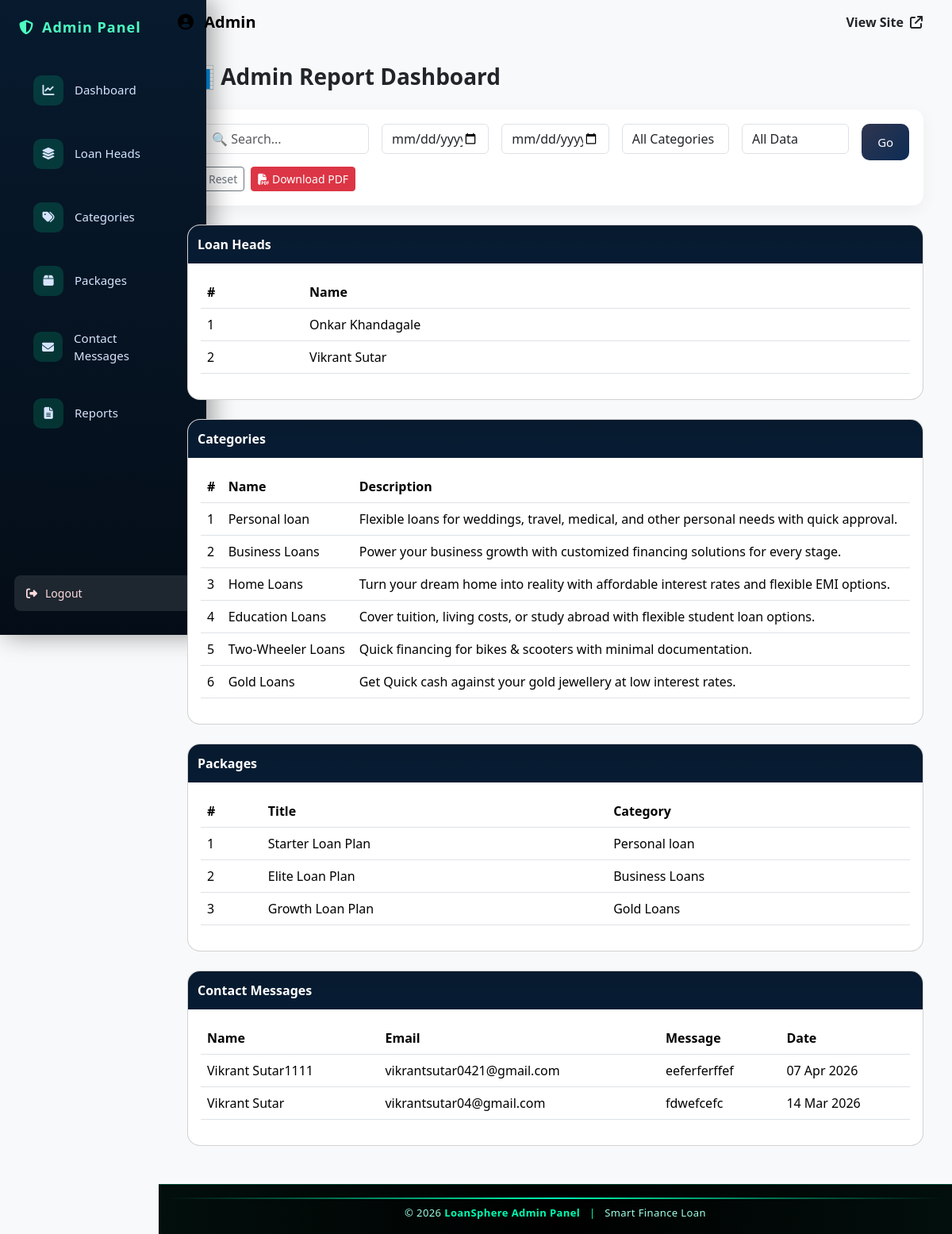
Screenshot of /admin-panel/report/ with the database file from the repository.
### admin_panel/models.py (models this page shows, shortened)
class LoanHead(models.Model):
    name = models.CharField(max_length=150)
    email = models.EmailField(unique=True, null=True, blank=True)
    phone = models.CharField(max_length=15)
    password = models.CharField(max_length=100)
    created_at = models.DateTimeField(auto_now_add=True)

class LoanCategory(models.Model):
    loan_head = models.ForeignKey(
    LoanHead,
    on_delete=models.CASCADE,
    related_name="categories",
    null=True,
    blank=True
)
    name = models.CharField(max_length=150)
    description = models.TextField(blank=True)
    created_at = models.DateTimeField(auto_now_add=True)

class LoanPackage(models.Model):
    category = models.ForeignKey(
        LoanCategory,
        on_delete=models.CASCADE,
        related_name="packages"
    )
    title = models.CharField(max_length=200)
    interest_rate = models.DecimalField(max_digits=5, decimal_places=2)
    min_amount = models.PositiveIntegerField()
    max_amount = models.PositiveIntegerField()
    tenure_years = models.PositiveIntegerField()
    features = models.TextField(help_text="Comma separated values")
    is_active = models.BooleanField(default=True)
    created_at = models.DateTimeField(auto_now_add=True)

### smart_finance/models.py (models this page shows)
class ContactMessage(models.Model):
    name = models.CharField(max_length=150)
    email = models.EmailField()
    phone = models.CharField(max_length=15)
    subject = models.CharField(max_length=200)
    message = models.TextField()
    created_at = models.DateTimeField(auto_now_add=True)

### admin_panel/views.py (the view)
# urls.py: path('report/', views.admin_report, name='admin_report'),
def admin_report(request):
    search = request.GET.get("search")
    start_date = request.GET.get("start_date")
    end_date = request.GET.get("end_date")
    category_id = request.GET.get("category")
    data_type = request.GET.get("type")  # NEW
    heads = LoanHead.objects.all()
    if search:
        heads = heads.filter(name__icontains=search)
    if start_date:
        heads = heads.filter(created_at__date__gte=start_date)
    if end_date:
        heads = heads.filter(created_at__date__lte=end_date)
    categories = LoanCategory.objects.all()
    if search:
        categories = categories.filter(name__icontains=search)
    packages = LoanPackage.objects.select_related("category").all()
    if search:
        packages = packages.filter(title__icontains=search)
    if category_id:
        packages = packages.filter(category_id=category_id)
    contacts = ContactMessage.objects.all().order_by("-created_at")
    if start_date:
        contacts = contacts.filter(created_at__date__gte=start_date)
    if end_date:
        contacts = contacts.filter(created_at__date__lte=end_date)
    return render(request, "admin_panel/admin_report.html", {
        "heads": heads,
        "categories": categories,
        "packages": packages,
        "contacts": contacts,
        "all_categories": LoanCategory.objects.all(),
        "data_type": data_type
    })

### admin_panel/templates/admin_panel/admin_report.html (shortened to what this page needs)
{% extends "admin_panel/base_admin.html" %}
{% block content %}
<div class="container-fluid fade-in">
    <h3 class="fw-bold mb-4">📊 Admin Report Dashboard</h3>
    <div class="filter-box mb-4">
        <form method="GET" class="row g-3">
            <div class="col-md-3">
                <input type="text" name="search" class="form-control"
                       placeholder="🔍 Search..." value="{{ request.GET.search }}">
            </div>
            <div class="col-md-2">
                <input type="date" name="start_date" class="form-control"
                       value="{{ request.GET.start_date }}">
            </div>
            <div class="col-md-2">
                <input type="date" name="end_date" class="form-control"
                       value="{{ request.GET.end_date }}">
            </div>
            <div class="col-md-2">
                <select name="category" class="form-control">
                    <option value="">All Categories</option>
                </select>
            </div>
            <div class="col-md-2">
                <select name="type" class="form-control">
                    <option value="">All Data</option>
                </select>
            </div>
            <div class="col-md-1 d-grid">
                <button class="btn btn-primary btn-modern">Go</button>
            </div>
        </form>
        <div class="mt-2 d-flex gap-2">
    <a href="{% url 'admin_panel:admin_report' %}"
       class="btn btn-outline-secondary btn-sm">
        Reset
    </a>
    <a href="{% url 'admin_panel:admin_report_pdf' %}?{{ request.GET.urlencode }}"
       class="btn btn-danger btn-sm">
        <i class="fa fa-file-pdf"></i> Download PDF
    </a>
</div>
    </div>
    {% if not data_type or data_type == "loan" %}
    <div class="card report-card mb-4">
        <div class="report-header">Loan Heads</div>
        <div class="card-body">
            <table class="table align-middle">
                <tr><th>#</th><th>Name</th></tr>
                {% for h in heads %}
                <tr>
                    <td>{{ forloop.counter }}</td>
                    <td>{{ h.name }}</td>
                </tr>
                {% empty %}
                <tr><td colspan="2">No data</td></tr>
                {% endfor %}
            </table>
        </div>
    </div>
    {% endif %}
    {% if not data_type or data_type == "category" %}
    <div class="card report-card mb-4">
        <div class="report-header">Categories</div>
        <div class="card-body">
            <table class="table align-middle">
                <tr><th>#</th><th>Name</th><th>Description</th></tr>
                {% for c in categories %}
                <tr>
                    <td>{{ forloop.counter }}</td>
                    <td>{{ c.name }}</td>
                    <td>{{ c.description }}</td>
                </tr>
                {% empty %}
                <tr><td colspan="3">No data</td></tr>
                {% endfor %}
            </table>
        </div>
    </div>
    {% endif %}
    {% if not data_type or data_type == "package" %}
    <div class="card report-card mb-4">
        <div class="report-header">Packages</div>
        <div class="card-body">
            <table class="table align-middle">
                <tr><th>#</th><th>Title</th><th>Category</th></tr>
                {% for p in packages %}
                <tr>
                    <td>{{ forloop.counter }}</td>
                    <td>{{ p.title }}</td>
                    <td>{{ p.category.name }}</td>
                </tr>
                {% empty %}
                <tr><td colspan="3">No data</td></tr>
                {% endfor %}
            </table>
        </div>
    </div>
    {% endif %}
    {% if not data_type or data_type == "contact" %}
    <div class="card report-card mb-4">
        <div class="report-header">Contact Messages</div>
        <div class="card-body">
            <table class="table align-middle">
                <tr>
                    <th>Name</th><th>Email</th><th>Message</th><th>Date</th>
                </tr>
                {% for con in contacts %}
                <tr>
                    <td>{{ con.name }}</td>
                    <td>{{ con.email }}</td>
                    <td>{{ con.message }}</td>
                    <td>{{ con.created_at|date:"d M Y" }}</td>
                </tr>
                {% empty %}
                <tr><td colspan="4">No data</td></tr>
                {% endfor %}
            </table>
        </div>
    </div>
    {% endif %}
</div>
{% endblock %}

### static/css/admin.css (style rules this page uses)
* { margin:0; padding:0; box-sizing:border-box; }
body { background:#040d17; font-family: 'Segoe UI', sans-serif; }
.btn-primary { width:100%; background:linear-gradient(135deg,#30364F,#0C2C55); border:none; padding:12px; border-radius:8px; color:white; font-size:15px; cursor:pointer; transition:0.3s; }
html, body { height: 100%; overflow-y: auto; }
.fade-in { animation: fadeIn 0.7s ease-in-out; }
.filter-box { background: #fff; border-radius: 14px; padding: 18px; box-shadow: 0 6px 20px rgba(0,0,0,0.05); transition: 0.3s; }
.report-card { border-radius: 16px; overflow: hidden; transition: all 0.3s ease; }
.report-header { background: linear-gradient(180deg, #071a2e, #071c34); color: white; padding: 12px; font-weight: 600; }
.table tbody tr { transition: 0.3s; }
.btn-modern { border-radius: 10px; transition: 0.3s; }

### rows the page displays
LoanHead: name "Onkar Khandagale"
LoanHead: name "Vikrant Sutar"
LoanCategory: name "Personal loan", description "Flexible loans for weddings, travel, medical, and other personal needs with quick approval."
LoanCategory: name "Business Loans", description "Power your business growth with customized financing solutions for every stage."
LoanCategory: name "Home Loans", description "Turn your dream home into reality with affordable interest rates and flexible EMI options."
LoanCategory: name "Education Loans", description "Cover tuition, living costs, or study abroad with flexible student loan options."
LoanCategory: name "Two-Wheeler Loans", description "Quick financing for bikes & scooters with minimal documentation."
LoanCategory: name "Gold Loans", description "Get Quick cash against your gold jewellery at low interest rates."
LoanPackage: title "Starter Loan Plan", category.name "Personal loan"
LoanPackage: title "Elite Loan Plan", category.name "Business Loans"
LoanPackage: title "Growth Loan Plan", category.name "Gold Loans"
ContactMessage: name "Vikrant Sutar1111", email "vikrantsutar0421@gmail.com", message "eeferferffef", created_at "07 Apr 2026"
ContactMessage: name "Vikrant Sutar", email "vikrantsutar04@gmail.com", message "fdwefcefc", created_at "14 Mar 2026"

### other values shown
{{ year|default:2026 }} "2026"
